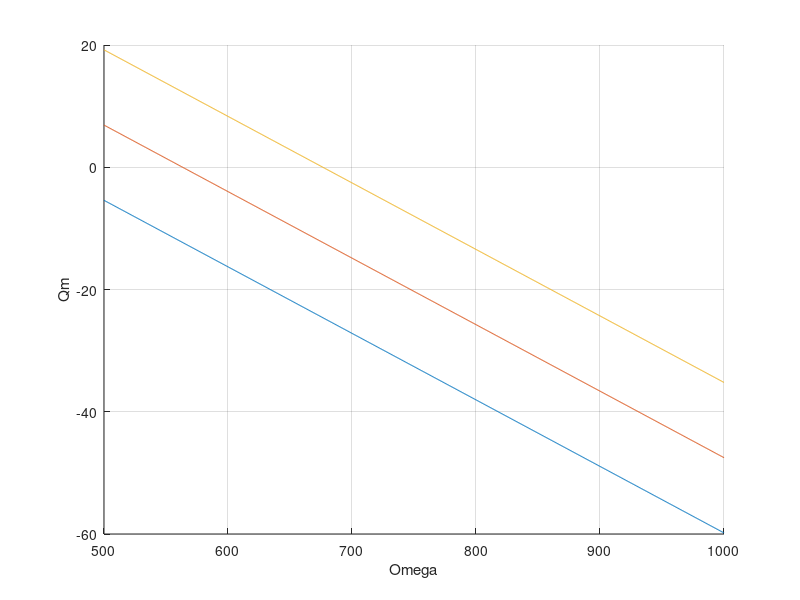

The MATLAB source for this figure:
%teste modelamento Motor Scorpion SII-4035-450KV

clear
clc

%% Dados

%Kv = 450 RPM/volt. Kv = 47.1239 (rad/s)/volt. Kv = 7.5 hz/volt
Kv = 7.5;
I0 = 1.71;
R = 0.026;
W = 0.435;
Imax = 80;

%% Qm Ps Nm

ome = [500:0.5:1000];
v = [2.4:2.4:30];

Qm1 = ((v(4)-ome./(2*pi*Kv)).*1/R-I0).*1./Kv;
Qm2 = ((v(5)-ome./(2*pi*Kv)).*1/R-I0).*1./Kv;
Qm3 = ((v(6)-ome./(2*pi*Kv)).*1/R-I0).*1./Kv;

Ps1 = ((v(1)-ome./Kv).*1/R-I0).*ome./Kv;
Nm1 = (1-(I0.*R)./(v(1)-ome./Kv)).*ome./(v(1).*Kv);

%% save

save('Motor1.mat','Kv','I0','R','W','Imax','v')

%% Plot

hold on
plot(ome,Qm1)
plot(ome,Qm2)
plot(ome,Qm3)
grid on
xlabel Omega
ylabel Qm
